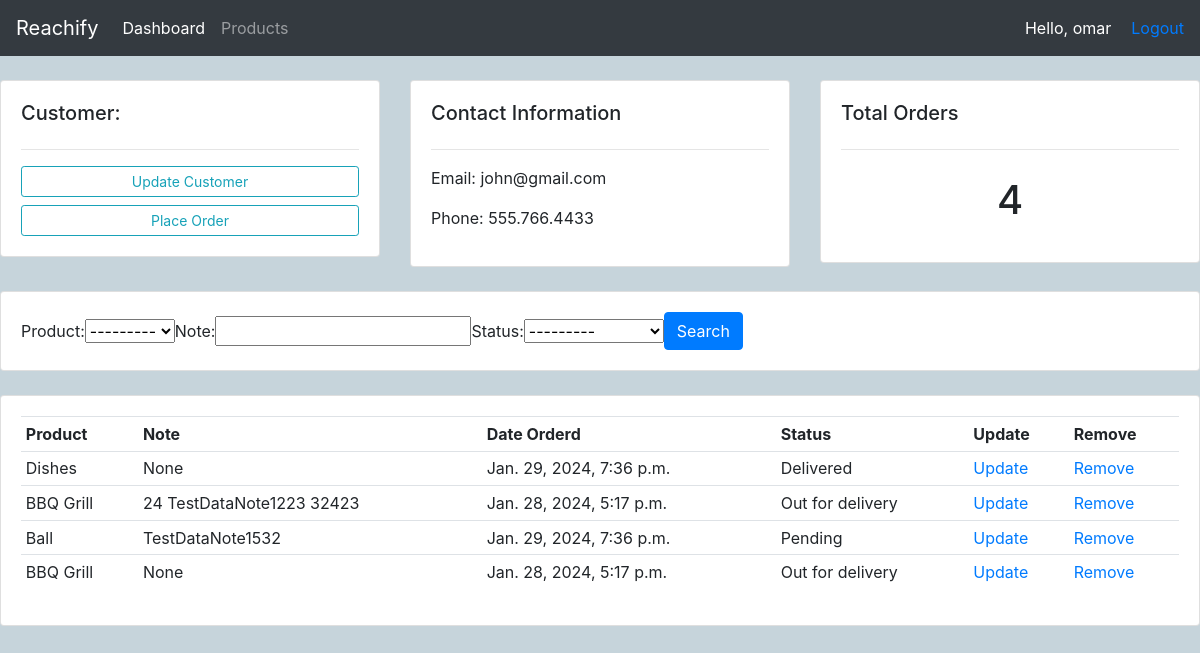
The app's page /customer/1/ (signed in), older data.
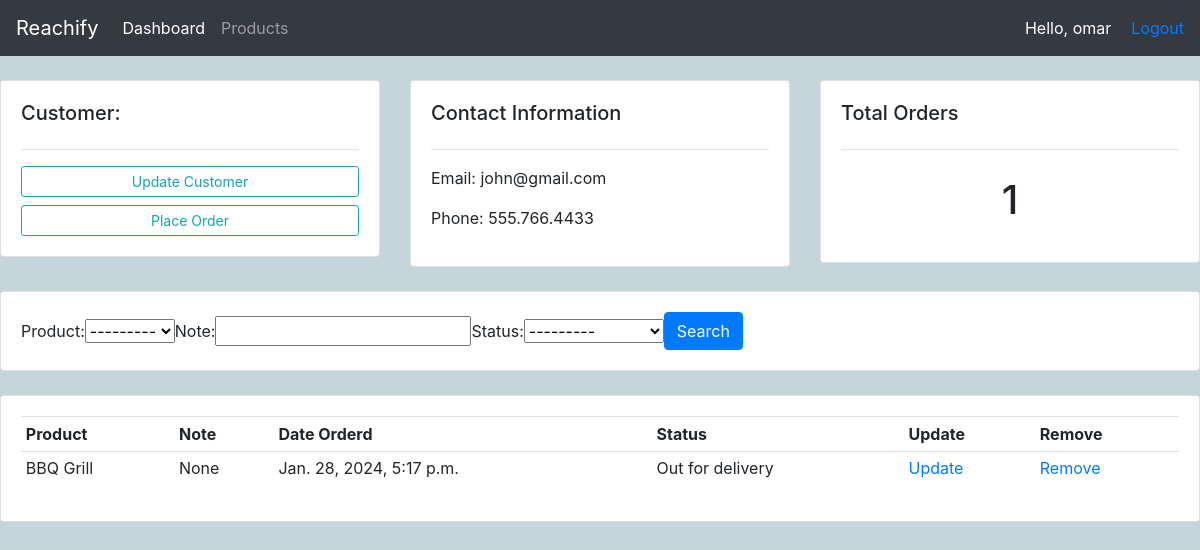
The same page, newer data.
### accounts/models.py (models this page shows, shortened)
class Customer(models.Model):
    name = models.CharField(max_length=200, null=True)
    phone = models.CharField(max_length=200, null=True)
    email = models.CharField(max_length=200, null=True)
    data_created = models.DateTimeField(auto_now_add=True, null=True) # Allows us to create the date and time when an instance of this class is created in the database.

class Order(models.Model):
    STATUS = (
        ('Pending', 'Pending'),
        ('Out for delivery', 'Out for delivery'),
        ('Delivered','Delivered')
    )
    customer = models.ForeignKey(Customer, null = True, on_delete=models.CASCADE) # One-to-many to product
    product = models.ForeignKey(Product, null = True, on_delete=models.CASCADE)
    data_created = models.DateTimeField(auto_now_add=True, null=True)
    status = models.CharField(max_length=200, null=True, choices = STATUS)
    note = models.CharField(max_length=1000, null=True)

class Product(models.Model):
    CATEGORY = (
        ('Indoor', 'Indoor'),
        ('Outdoor', 'Outdoor'),
    )
    name = models.CharField(max_length=200, null=True)
    price = models.FloatField(null=True)
    category = models.CharField(max_length=200, null=True, choices = CATEGORY)
    description = models.CharField(max_length=200, null=True)
    data_created = models.DateTimeField(auto_now_add=True, null=True)
    tags = models.ManyToManyField(Tag)
    def __str__(self):
        return self.name

### accounts/views.py (the view)
# urls.py: path("customer/<str:pk>/", views.customer, name='customer'), # <str:pk> is used to pass in the user ID and forwads it to .views.
@login_required(login_url='login')
def customer(request, pk):
    customer = Customer.objects.get(id=pk)
    orders = customer.order_set.all()
    customer_orders_count = orders.count()
    myFilter = OrderFilter(request.GET, queryset=orders)
    orders = myFilter.qs
    context = {'customer':customer, 'orders':orders, 'customer_orders_count':customer_orders_count, 'myFilter':myFilter}
    return render(request,'customer.html', context)

### accounts/templates/customer.html
{% extends "main.html" %}
{% block content%}
{% include "navbar.html" %}
<br>
<div class="row">
    <div class="col-md">
        <div class="card card-body">
            <h5>Customer:</h5>
            <hr>
            <a class="btn btn-outline-info  btn-sm btn-block" href="">Update Customer</a>
            <a class="btn btn-outline-info  btn-sm btn-block" href="{% url 'create_order' customer.id %}">Place Order</a>
        </div>
    </div>
    <div class="col-md">
        <div class="card card-body">
            <h5>Contact Information</h5>
            <hr>
            <p>Email: {{customer.email}} </p>
            <p>Phone: {{customer.phone}} </p>
        </div>
    </div>
    <div class="col-md">
        <div class="card card-body">
            <h5>Total Orders</h5>
            <hr>
            <h1 style="text-align: center;padding: 10px">{{customer_orders_count}}</h1>
        </div>
    </div>
</div>
<br>
<div class="row">
    <div class="col">
        <div class="card card-body">
            <form method="get" class="form-inline">
                <div class="form-group">
                  Product:  {{ myFilter.form.product }}
                </div>
                <div class="form-group">
                  Note: {{ myFilter.form.note }}
                </div>
                <div class="form-group">
                  Status:  {{ myFilter.form.status }}
                </div>
                <button class="btn btn-primary" type="submit">Search</button>
            </form>
        </div>
    </div>
</div>
<br>
<div class="row">
    <div class="col-md">
        <div class="card card-body">
            <table class="table table-sm">
                <tr>
                    <th>Product</th>
                    <th>Note</th>
                    <th>Date Orderd</th>
                    <th>Status</th>
                    <th>Update</th>
                    <th>Remove</th>
                </tr>
                {% for order in orders %}
                    <tr>
                        <td>{{order.product}}</td>
                        <td>{{order.note}}</td>
                        <td>{{order.product.data_created}}</td>
                        <td>{{order.status}}</td>
                        <td><a href ="{% url 'update_order' order.id %}">Update</a></td>
                        <td><a href ="{% url 'delete_order' order.id %}">Remove</a></td>
                    </tr>
                {%endfor%}
            </table>
        </div>
    </div>
</div>
{%endblock%}

### accounts/templates/main.html (shortened to what this page needs)
{% load static %}
<!DOCTYPE html>
<html>
<head>
    <link rel="stylesheet" href="https://cdn.jsdelivr.net/npm/bootstrap@4.4.1/dist/css/bootstrap.min.css">
    <link rel="stylesheet" type="text/css" href="{% static '/css/main.css' %}">
</head>
<body>
    <main>
            {% block content%}
            {%endblock%}
    </main>
</body>
</html>

### accounts/templates/navbar.html (shortened to what this page needs)
{% load static %}
<nav class="navbar navbar-expand-lg navbar-dark bg-dark">
    <a class="navbar-brand" href="{% url 'home' %}">Reachify</a>
    <div class="collapse navbar-collapse" id="navbarNav">
      <ul class="navbar-nav">
        <li class="nav-item active">
          <a class="nav-link" href="{% url 'home' %}">Dashboard</a>
        </li>
        <li class="nav-item">
          <a class="nav-link" href="{% url 'products' %}">Products</a>
        </li>
      </ul>
    </div>
    <span style="color: white; margin-right: 10px;">Hello, {{request.user}}</span>
    <span style="margin-left: 10px;"><a href="{% url 'logout' %}">Logout</a></span>
  </nav>

### static/css/main.css (style rules this page uses)
body { background-color:rgb(198, 212, 219) ; }

Row changes from the older to the newer data that the page shows:
removed Order: product "Dishes", note "None", product.data_created "Jan. 29, 2024, 7:36 p.m.", status "Delivered"
removed Order: product "BBQ Grill", note "24 TestDataNote1223 32423", product.data_created "Jan. 28, 2024, 5:17 p.m.", status "Out for delivery"
removed Order: product "Ball", note "TestDataNote1532", product.data_created "Jan. 29, 2024, 7:36 p.m.", status "Pending"
Text that changed along with them:
{{ customer_orders_count }}: "4" → "1"
